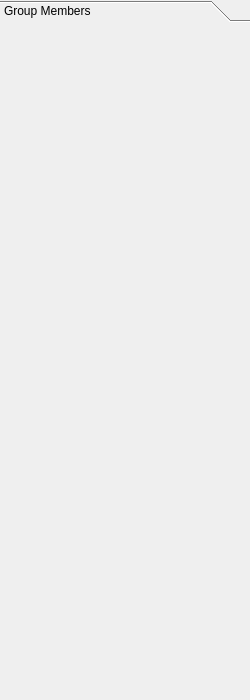
<?xml version="1.0" encoding="UTF-8"?>
<ui version="4.0">
 <class>DialogList</class>
 <widget class="QWidget" name="DialogList">
  <property name="geometry">
   <rect>
    <x>0</x>
    <y>0</y>
    <width>250</width>
    <height>700</height>
   </rect>
  </property>
  <property name="windowTitle">
   <string>Form</string>
  </property>
  <layout class="QVBoxLayout" name="verticalLayout">
   <property name="spacing">
    <number>0</number>
   </property>
   <property name="leftMargin">
    <number>0</number>
   </property>
   <property name="topMargin">
    <number>0</number>
   </property>
   <property name="rightMargin">
    <number>0</number>
   </property>
   <property name="bottomMargin">
    <number>0</number>
   </property>
   <item>
    <widget class="QToolBox" name="toolBox">
     <property name="currentIndex">
      <number>0</number>
     </property>
     <widget class="QWidget" name="page">
      <property name="geometry">
       <rect>
        <x>0</x>
        <y>0</y>
        <width>250</width>
        <height>673</height>
       </rect>
      </property>
      <attribute name="label">
       <string>Group Members</string>
      </attribute>
      <layout class="QVBoxLayout" name="vLayout">
       <property name="spacing">
        <number>0</number>
       </property>
       <property name="leftMargin">
        <number>0</number>
       </property>
       <property name="topMargin">
        <number>0</number>
       </property>
       <property name="rightMargin">
        <number>0</number>
       </property>
       <property name="bottomMargin">
        <number>0</number>
       </property>
      </layout>
     </widget>
    </widget>
   </item>
  </layout>
 </widget>
 <resources/>
 <connections/>
</ui>
